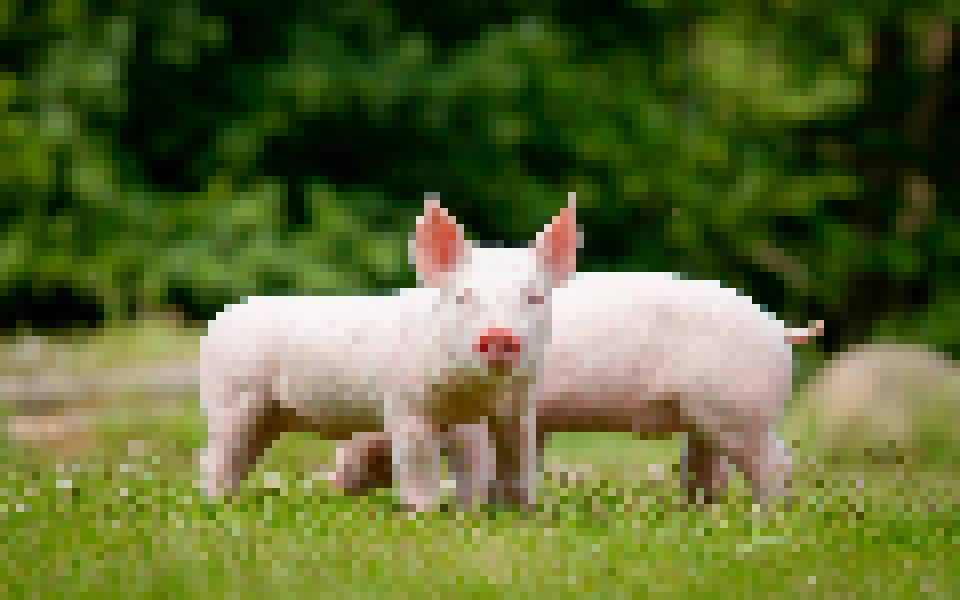
#> input picture pixel_art_result.jpg, 1920 x 1200 px (shown at 1/2 size)
$ python lab3.py --input ../pixel_art_result.jpg
#> lines starting #> are read from the running program, lines starting #| are printed output that depends on the picture
import argparse
import os
import cv2
import numpy as np
import matplotlib.pyplot as plt


def pixelate_image(image: np.ndarray, pixel_size: int) -> np.ndarray:
    """
    Преобразует изображение в пиксель-арт.
    pixel_size — размер одного "пиксельного" блока в пикселях (например, 8, 16, 32)
    """
    if pixel_size <= 1:
        return image.copy()

    h, w = image.shape[:2]

    small = cv2.resize(image,
                       (w // pixel_size, h // pixel_size),
                       interpolation=cv2.INTER_LINEAR)

    pixelated = cv2.resize(small,
                           (w, h),
                           interpolation=cv2.INTER_NEAREST)

    return pixelated


def main():
    # НАСТРОЙКА АРГУМЕНТОВ
    parser = argparse.ArgumentParser(description="ЛР3 — Превратить изображение в пиксель-арт")
    parser.add_argument("--input", type=str, required=True,
                        help="Путь к исходному изображению (например, pig_images/000001.jpg)")
    parser.add_argument("--output", type=str, default="pixel_art_result.jpg",
                        help="Куда сохранить результат (по умолчанию: pixel_art_result.jpg)")
    parser.add_argument("--pixel-size", type=int, default=16,
                        help="Размер одного пикселя в пиксель-арте (8, 16, 32 и т.д.), по умолчанию 16")
    args = parser.parse_args()

    # ЧТЕНИЕ ИЗОБРАЖЕНИЯ
    if not os.path.exists(args.input):
        print(f"Ошибка: файл {args.input} не найден!")
        return

    # OpenCV читает в формате BGR
    original_bgr = cv2.imread(args.input)
#> original_bgr is the input picture: shape (1200, 1920, 3); mean B, G, R 54.3, 106, 95.1
    if original_bgr is None:
        print("Ошибка: не удалось загрузить изображение.")
        return

    # Переводим в RGB для правильного отображения в matplotlib
    original_rgb = cv2.cvtColor(original_bgr, cv2.COLOR_BGR2RGB)

    # ПРЕОБРАЗОВАНИЕ
    pixelated_rgb = pixelate_image(original_rgb, args.pixel_size)
#> in pixelate_image, `small = cv2.resize(image, (w // pixel_size, h // pixel_size), interpol..`:
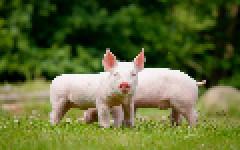
#> small: shape (75, 120, 3) (shown 2 times larger); mean R, G, B 95.1, 106, 54.2

    # Переводим обратно в BGR для сохранения через OpenCV
    pixelated_bgr = cv2.cvtColor(pixelated_rgb, cv2.COLOR_RGB2BGR)

    # СОХРАНЕНИЕ РЕЗУЛЬТАТА
    cv2.imwrite(args.output, pixelated_bgr)
    print(f"Пиксель-арт сохранён ? {args.output}")

    # ВЫВОД ИНФОРМАЦИИ
    h, w = original_rgb.shape[:2]
#> h = 1200; w = 1920
    print(f"Исходный размер: {w} ? {h} пикселей")
#| Исходный размер: 1920 ? 1200 пикселей
    print(f"Размер пикселя в арте: {args.pixel_size} ? {args.pixel_size}")

    # ВИЗУАЛИЗАЦИЯ
    plt.figure(figsize=(16, 8))

    # Оригинал
    plt.subplot(1, 2, 1)
    plt.title(f"Оригинал ({w}?{h})", fontsize=16)
    plt.imshow(original_rgb)
    plt.axis("off")

    # Пиксель-арт
    plt.subplot(1, 2, 2)
    plt.title(f"Пиксель-арт (блок {args.pixel_size}?{args.pixel_size})", fontsize=16)
    plt.imshow(pixelated_rgb)
    plt.axis("off")

    plt.tight_layout()
    plt.show()
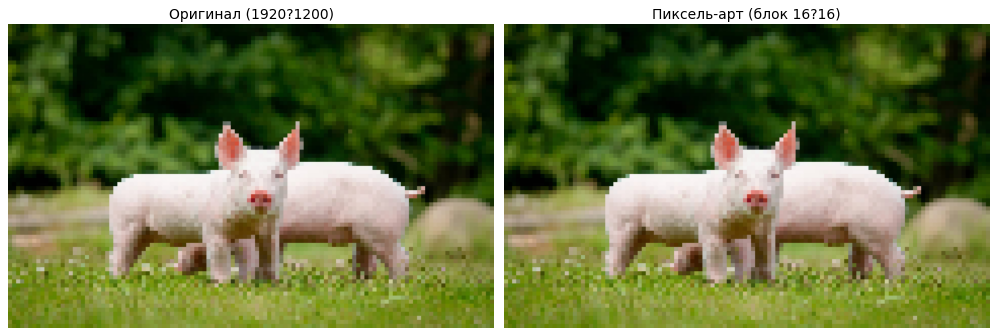
#> figure drawn by matplotlib, 2 panels

    print("\nГотово! Всё выполнено по ТЗ.")

if __name__ == "__main__":
    main()
